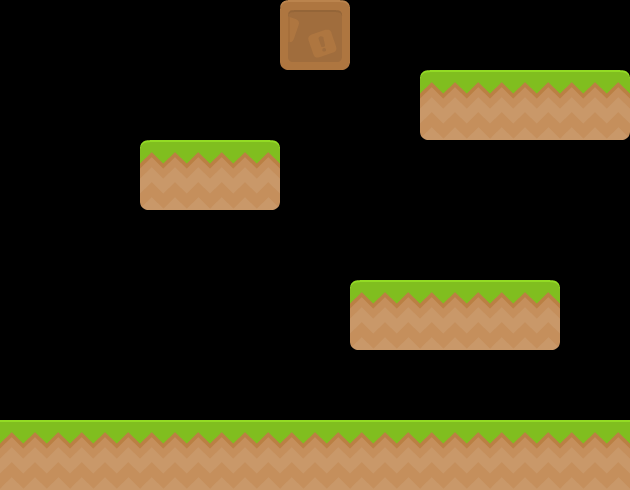

Tiled map render using the project's own tile images. Description and the whole map definition, tile-layer contents included, below:
An orthogonal 9x7 tile map with 70x70 px tiles, 1 tile layer (solidos plataformas).

<map version="1.0" orientation="orthogonal" width="9" height="7" tilewidth="70" tileheight="70">
 <tileset firstgid="1" name="boxAlt_7x3" tilewidth="70" tileheight="70">
  <image source="boxAlt_7x3.png" width="490" height="210" />
 </tileset>
 <layer name="solidos plataformas" width="9" height="7">
  <data encoding="csv">
0,0,0,0,4,0,0,0,0,
0,0,0,0,0,0,16,17,18,
0,0,16,18,0,0,0,0,0,
0,0,0,0,0,0,0,0,0,
0,0,0,0,0,16,17,18,0,
0,0,0,0,0,0,0,0,0,
17,17,17,17,17,17,17,17,17
</data>
 </layer>
</map>